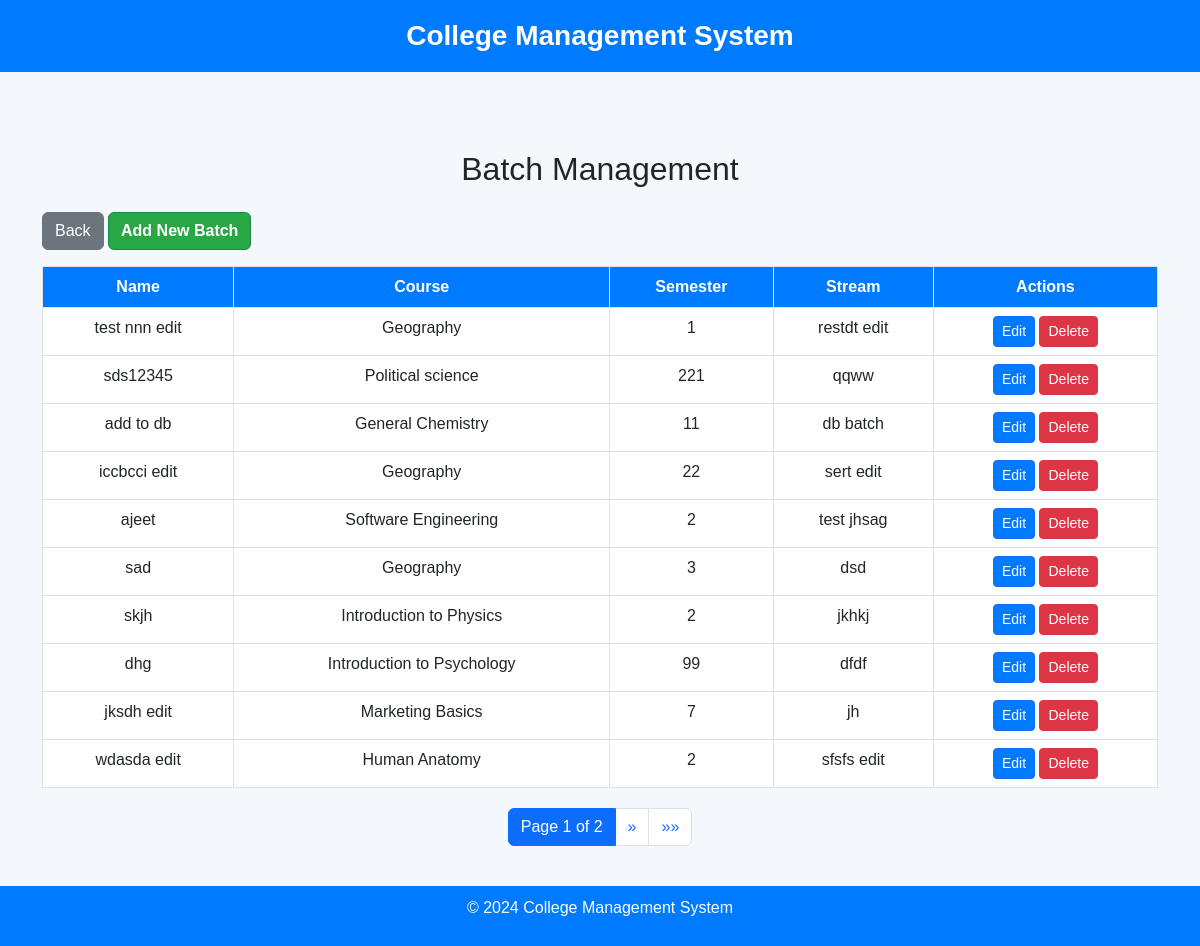
The page /batches/ (signed in) on the database as committed earlier.
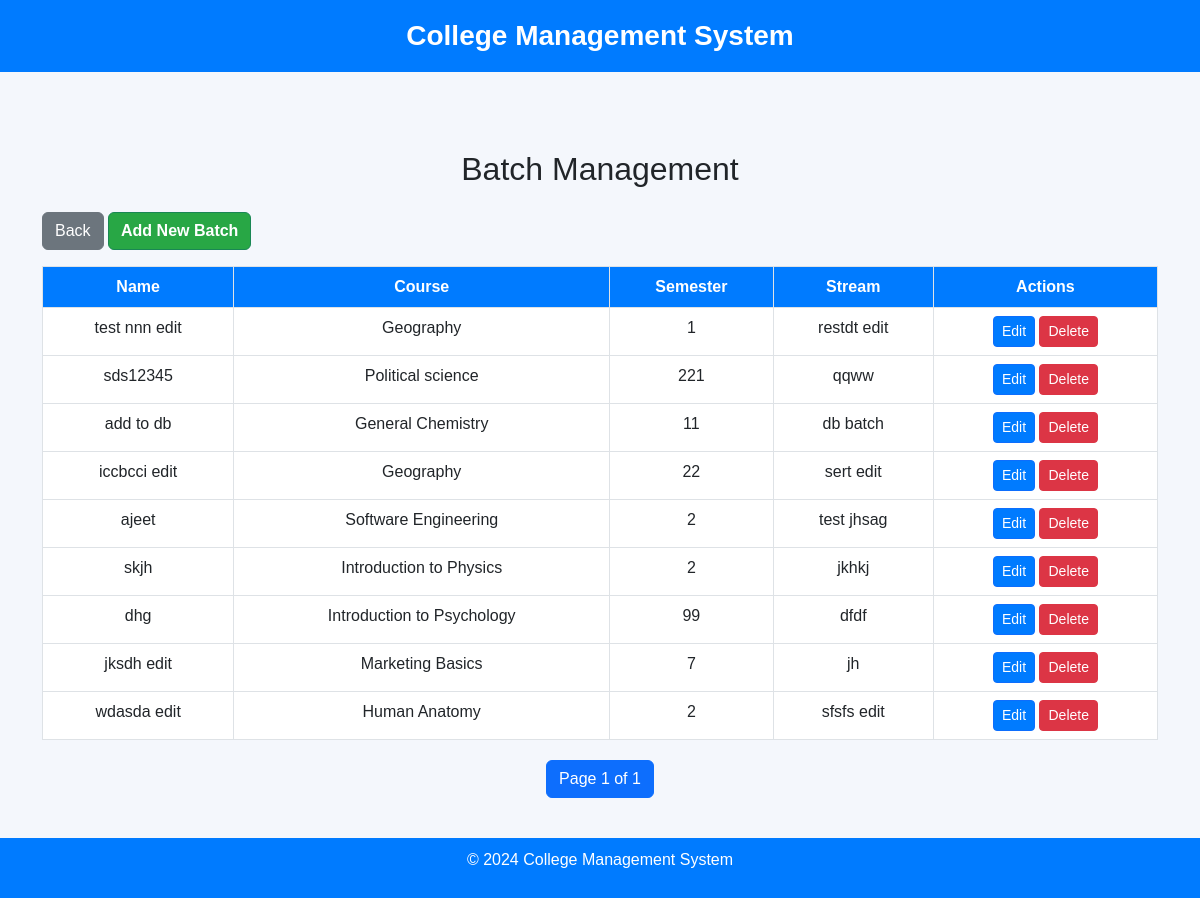
The same page on the database as committed later.
### core/models.py (models this page shows, shortened)
class Batch(models.Model):
    name = models.CharField(max_length=100)
    courses = models.ForeignKey(Courses, on_delete=models.CASCADE, related_name="batches")
    semester = models.IntegerField()
    stream = models.CharField(max_length=100, blank=True, null=True)  # Optional stream
    created_at = models.DateTimeField(auto_now_add=True)

class Courses(models.Model):
    name = models.CharField(max_length=255)
    code = models.CharField(max_length=20, unique=True)
    description = models.TextField(blank=True)
    credit_hours = models.IntegerField()
    duration_weeks = models.IntegerField()
    department = models.CharField(max_length=100)  # Can be replaced with a ForeignKey to a Department model

### core/views.py (the view)
# urls.py: path('batches/', views.batch_list, name='batch_list'),
@staff_member_required
def batch_list(request):
    batches = Batch.objects.all()
    paginator = Paginator(batches, 10)  # Show 10 batches per page
    page_number = request.GET.get('page')  # Get current page number from URL
    page_obj = paginator.get_page(page_number)  # Get the page object for the current page
    return render(request, 'batches/batch_list.html', {'page_obj': page_obj})

### core/templates/batches/batch_list.html (shortened to what this page needs)
<!DOCTYPE html>
<html lang="en">
<head>
    <link href="https://cdn.jsdelivr.net/npm/bootstrap@5.3.0-alpha1/dist/css/bootstrap.min.css" rel="stylesheet">
</head>
<body>
    <div class="header">
        College Management System
    </div>
    <div class="container mt-5">
        <h2 class="text-center mb-4">Batch Management</h2>
        <button onclick="window.history.back();" class="btn btn-secondary mb-3">Back</button>
        <a href="{% url 'batch_add' %}" class="btn btn-success mb-3">Add New Batch</a>
        <table class="table table-bordered">
            <thead>
                <tr>
                    <th>Name</th>
                    <th>Course</th>
                    <th>Semester</th>
                    <th>Stream</th>
                    <th>Actions</th>
                </tr>
            </thead>
            <tbody>
                {% for batch in page_obj %}
                <tr>
                    <td>{{ batch.name }}</td>
                    <td>{{ batch.courses.name }}</td>
                    <td>{{ batch.semester }}</td>
                    <td>{{ batch.stream }}</td>
                    <td>
                        <a href="{% url 'batch_edit' batch.id %}" class="btn btn-primary btn-sm">Edit</a>
                        <a href="{% url 'batch_delete' batch.id %}" class="btn btn-danger btn-sm">Delete</a>
                    </td>
                </tr>
                {% endfor %}
            </tbody>
        </table>
        <nav>
            <ul class="pagination">
                <li class="page-item active">
                    <span class="page-link">
                        Page {{ page_obj.number }} of {{ page_obj.paginator.num_pages }}
                    </span>
                </li>
                {% if page_obj.has_next %}
                    <li class="page-item">
                        <a class="page-link" href="?page={{ page_obj.next_page_number }}" aria-label="Next">
                            <span aria-hidden="true">&raquo;</span>
                        </a>
                    </li>
                    <li class="page-item">
                        <a class="page-link" href="?page={{ page_obj.paginator.num_pages }}" aria-label="Last">
                            <span aria-hidden="true">&raquo;&raquo;</span>
                        </a>
                    </li>
                {% endif %}
            </ul>
        </nav>
    </div>
    <div class="footer">
        <p>© 2024 College Management System</p>
    </div>
</body>
</html>

Rows that differ between the two databases and show on the page:
removed Batch: name "sad", courses.name "Geography", semester "3", stream "dsd"
Other text that changed with them:
{{ page_obj.paginator.num_pages }}: "2" → "1"
